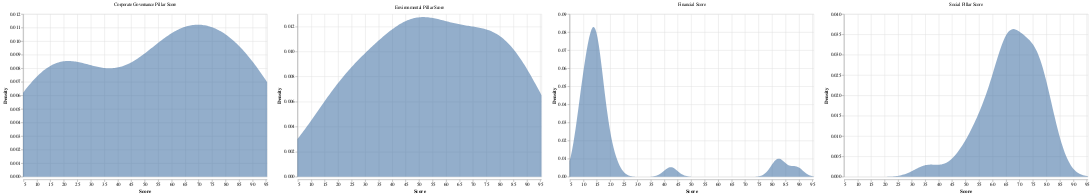

Source (notebook cell):
### Code cell
##plot_kde_per_criterion_altair(df_company_score_bfc, company_col='Company Name', columns=4)  # displays the chart
criteria_list = ["Environmental Pillar Score",	"Social Pillar Score",	"Corporate Governance Pillar Score",	"Financial Score"]

plot_kde_per_criterion_altair(df_company_score_bfc, company_col="Company Name", criteria=criteria_list, columns=4)  # displays the chart

### Figure 1 — Vega-Lite specification as saved in the notebook (floating-point values rounded to 4 significant figures)
{"config": {"view": {"continuousWidth": 300, "continuousHeight": 300}}, "data": {"name": "data-b0c9f3ffd709a342ba3f19321012998b"}, "facet": {"field": "criterion", "title": null, "type": "nominal"}, "spec": {"mark": {"type": "area", "opacity": 0.6}, "encoding": {"x": {"field": "value", "scale": {"domain": [4.86, 95.42]}, "title": "Score", "type": "quantitative"}, "y": {"field": "density", "title": "Density", "type": "quantitative"}}, "height": 360, "title": "After consensus: KDE by criterion", "transform": [{"density": "value", "extent": [4.86, 95.42], "groupby": ["criterion"], "as": ["value", "density"]}], "width": 540}, "columns": 4, "resolve": {"scale": {"x": "shared", "y": "independent"}}, "$schema": "https://vega.github.io/schema/vega-lite/v5.20.1.json", "datasets": {"data-b0c9f3ffd709a342ba3f19321012998b": [{"Company Name": "Morgan Stanley", "criterion": "Environmental Pillar Score", "value": 65.1}, {"Company Name": "Goldman Sachs Group Inc", "criterion": "Environmental Pillar Score", "value": 92.04}, {"Company Name": "Charles Schwab Corp", "criterion": "Environmental Pillar Score", "value": 17.57}, {"Company Name": "BlackRock Inc", "criterion": "Environmental Pillar Score", "value": 88.0}, {"Company Name": "Citigroup Inc", "criterion": "Environmental Pillar Score", "value": 95.42}, {"Company Name": "KKR & Co Inc", "criterion": "Environmental Pillar Score", "value": 41.47}, {"Company Name": "Intercontinental Exchange Inc", "criterion": "Environmental Pillar Score", "value": 51.02}, {"Company Name": "CME Group Inc", "criterion": "Environmental Pillar Score", "value": 20.63}, {"Company Name": "BROOKFIELD ASSET MANAGEMENT LTD", "criterion": "Environmental Pillar Score", "value": 70.56}, {"Company Name": "Interactive Brokers Group Inc", "criterion": "Environmental Pillar Score", "value": 26.88}, {"Company Name": "Bank of New York Mellon Corp", "criterion": "Environmental Pillar Score", "value": 84.37}, {"Company Name": "Ares Management Corp", "criterion": "Environmental Pillar Score", "value": 81.86}, {"Company Name": "Ameriprise Financial Inc", "criterion": "Environmental Pillar Score", "value": 49.07}, {"Company Name": "Nasdaq Inc", "criterion": "Environmental Pillar Score", "value": 45.12}, {"Company Name": "LPL Financial Holdings Inc", "criterion": "Environmental Pillar Score", "value": 82.72}, {"Company Name": "Blue Owl Capital Inc", "criterion": "Environmental Pillar Score", "value": 23.64}, {"Company Name": "Raymond James Financial Inc", "criterion": "Environmental Pillar Score", "value": 74.96}, {"Company Name": "Tradeweb Markets Inc", "criterion": "Environmental Pillar Score", "value": 39.06}, {"Company Name": "State Street Corp", "criterion": "Environmental Pillar Score", "value": 81.68}, {"Company Name": "Cboe Global Markets Inc", "criterion": "Environmental Pillar Score", "value": 32.45}, {"Company Name": "Northern Trust Corp", "criterion": "Environmental Pillar Score", "value": 76.35}, {"Company Name": "T Rowe Price Group Inc", "criterion": "Environmental Pillar Score", "value": 46.24}, {"Company Name": "TPG Inc", "criterion": "Environmental Pillar Score", "value": 61.95}, {"Company Name": "Carlyle Group Inc", "criterion": "Environmental Pillar Score", "value": 70.25}, {"Company Name": "Equitable Holdings Inc", "criterion": "Environmental Pillar Score", "value": 53.33}, {"Company Name": "Ares Capital Corp", "criterion": "Environmental Pillar Score", "value": 27.71}, {"Company Name": "Houlihan Lokey Inc", "criterion": "Environmental Pillar Score", "value": 11.64}, {"Company Name": "Franklin Resources Inc", "criterion": "Environmental Pillar Score", "value": 49.55}, {"Company Name": "Jefferies Financial Group Inc", "criterion": "Environmental Pillar Score", "value": 59.82}, {"Company Name": "SEI Investments Co", "criterion": "Environmental Pillar Score", "value": 49.47}, {"Company Name": "Morgan Stanley", "criterion": "Social Pillar Score", "value": 72.54}, {"Company Name": "Goldman Sachs Group Inc", "criterion": "Social Pillar Score", "value": 70.52}, {"Company Name": "Charles Schwab Corp", "criterion": "Social Pillar Score", "value": 66.57}, {"Company Name": "BlackRock Inc", "criterion": "Social Pillar Score", "value": 77.33}, {"Company Name": "Citigroup Inc", "criterion": "Social Pillar Score", "value": 77.39}, {"Company Name": "KKR & Co Inc", "criterion": "Social Pillar Score", "value": 70.26}, {"Company Name": "Intercontinental Exchange Inc", "criterion": "Social Pillar Score", "value": 54.54}, {"Company Name": "CME Group Inc", "criterion": "Social Pillar Score", "value": 68.09}, {"Company Name": "BROOKFIELD ASSET MANAGEMENT LTD", "criterion": "Social Pillar Score", "value": 64.47}, {"Company Name": "Interactive Brokers Group Inc", "criterion": "Social Pillar Score", "value": 57.5}, {"Company Name": "Bank of New York Mellon Corp", "criterion": "Social Pillar Score", "value": 77.41}, {"Company Name": "Ares Management Corp", "criterion": "Social Pillar Score", "value": 64.89}, {"Company Name": "Ameriprise Financial Inc", "criterion": "Social Pillar Score", "value": 78.7}, {"Company Name": "Nasdaq Inc", "criterion": "Social Pillar Score", "value": 81.53}, {"Company Name": "LPL Financial Holdings Inc", "criterion": "Social Pillar Score", "value": 75.05}, {"Company Name": "Blue Owl Capital Inc", "criterion": "Social Pillar Score", "value": 47.19}, {"Company Name": "Raymond James Financial Inc", "criterion": "Social Pillar Score", "value": 57.78}, {"Company Name": "Tradeweb Markets Inc", "criterion": "Social Pillar Score", "value": 66.73}, {"Company Name": "State Street Corp", "criterion": "Social Pillar Score", "value": 74.14}, {"Company Name": "Cboe Global Markets Inc", "criterion": "Social Pillar Score", "value": 65.02}, {"Company Name": "Northern Trust Corp", "criterion": "Social Pillar Score", "value": 82.32}, {"Company Name": "T Rowe Price Group Inc", "criterion": "Social Pillar Score", "value": 76.66}, {"Company Name": "TPG Inc", "criterion": "Social Pillar Score", "value": 66.0}, {"Company Name": "Carlyle Group Inc", "criterion": "Social Pillar Score", "value": 62.34}, {"Company Name": "Equitable Holdings Inc", "criterion": "Social Pillar Score", "value": 74.48}, {"Company Name": "Ares Capital Corp", "criterion": "Social Pillar Score", "value": 35.78}, {"Company Name": "Houlihan Lokey Inc", "criterion": "Social Pillar Score", "value": 52.14}, {"Company Name": "Franklin Resources Inc", "criterion": "Social Pillar Score", "value": 58.66}, {"Company Name": "Jefferies Financial Group Inc", "criterion": "Social Pillar Score", "value": 66.42}, {"Company Name": "SEI Investments Co", "criterion": "Social Pillar Score", "value": 64.17}, {"Company Name": "Morgan Stanley", "criterion": "Corporate Governance Pillar Score", "value": 63.87}, {"Company Name": "Goldman Sachs Group Inc", "criterion": "Corporate Governance Pillar Score", "value": 92.76}, {"Company Name": "Charles Schwab Corp", "criterion": "Corporate Governance Pillar Score", "value": 54.34}, {"Company Name": "BlackRock Inc", "criterion": "Corporate Governance Pillar Score", "value": 64.52}, {"Company Name": "Citigroup Inc", "criterion": "Corporate Governance Pillar Score", "value": 92.25}, {"Company Name": "KKR & Co Inc", "criterion": "Corporate Governance Pillar Score", "value": 16.23}, {"Company Name": "Intercontinental Exchange Inc", "criterion": "Corporate Governance Pillar Score", "value": 58.55}, {"Company Name": "CME Group Inc", "criterion": "Corporate Governance Pillar Score", "value": 70.29}, {"Company Name": "BROOKFIELD ASSET MANAGEMENT LTD", "criterion": "Corporate Governance Pillar Score", "value": 34.54}, {"Company Name": "Interactive Brokers Group Inc", "criterion": "Corporate Governance Pillar Score", "value": 18.32}, {"Company Name": "Bank of New York Mellon Corp", "criterion": "Corporate Governance Pillar Score", "value": 92.73}, {"Company Name": "Ares Management Corp", "criterion": "Corporate Governance Pillar Score", "value": 14.54}, {"Company Name": "Ameriprise Financial Inc", "criterion": "Corporate Governance Pillar Score", "value": 83.71}, {"Company Name": "Nasdaq Inc", "criterion": "Corporate Governance Pillar Score", "value": 79.22}, {"Company Name": "LPL Financial Holdings Inc", "criterion": "Corporate Governance Pillar Score", "value": 62.52}, {"Company Name": "Blue Owl Capital Inc", "criterion": "Corporate Governance Pillar Score", "value": 25.03}, {"Company Name": "Raymond James Financial Inc", "criterion": "Corporate Governance Pillar Score", "value": 50.34}, {"Company Name": "Tradeweb Markets Inc", "criterion": "Corporate Governance Pillar Score", "value": 24.35}, {"Company Name": "State Street Corp", "criterion": "Corporate Governance Pillar Score", "value": 88.83}, {"Company Name": "Cboe Global Markets Inc", "criterion": "Corporate Governance Pillar Score", "value": 77.81}, {"Company Name": "Northern Trust Corp", "criterion": "Corporate Governance Pillar Score", "value": 61.0}, {"Company Name": "T Rowe Price Group Inc", "criterion": "Corporate Governance Pillar Score", "value": 50.93}, {"Company Name": "TPG Inc", "criterion": "Corporate Governance Pillar Score", "value": 11.25}, {"Company Name": "Carlyle Group Inc", "criterion": "Corporate Governance Pillar Score", "value": 17.57}, {"Company Name": "Equitable Holdings Inc", "criterion": "Corporate Governance Pillar Score", "value": 91.4}, {"Company Name": "Ares Capital Corp", "criterion": "Corporate Governance Pillar Score", "value": 7.54}, {"Company Name": "Houlihan Lokey Inc", "criterion": "Corporate Governance Pillar Score", "value": 4.86}, {"Company Name": "Franklin Resources Inc", "criterion": "Corporate Governance Pillar Score", "value": 29.23}, {"Company Name": "Jefferies Financial Group Inc", "criterion": "Corporate Governance Pillar Score", "value": 77.23}, {"Company Name": "SEI Investments Co", "criterion": "Corporate Governance Pillar Score", "value": 63.88}, {"Company Name": "Morgan Stanley", "criterion": "Financial Score", "value": 13.56}, {"Company Name": "Goldman Sachs Group Inc", "criterion": "Financial Score", "value": 81.41}, {"Company Name": "Charles Schwab Corp", "criterion": "Financial Score", "value": 12.46}, {"Company Name": "BlackRock Inc", "criterion": "Financial Score", "value": 89.04}, {"Company Name": "Citigroup Inc", "criterion": "Financial Score", "value": 13.85}, {"Company Name": "KKR & Co Inc", "criterion": "Financial Score", "value": 8.62}, {"Company Name": "Intercontinental Exchange Inc", "criterion": "Financial Score", "value": 10.32}, {"Company Name": "CME Group Inc", "criterion": "Financial Score", "value": 16.57}, {"Company Name": "BROOKFIELD ASSET MANAGEMENT LTD", "criterion": "Financial Score", "value": 14.75}, {"Company Name": "Interactive Brokers Group Inc", "criterion": "Financial Score", "value": 10.06}, {"Company Name": "Bank of New York Mellon Corp", "criterion": "Financial Score", "value": 18.21}, {"Company Name": "Ares Management Corp", "criterion": "Financial Score", "value": 13.0}, {"Company Name": "Ameriprise Financial Inc", "criterion": "Financial Score", "value": 83.27}, {"Company Name": "Nasdaq Inc", "criterion": "Financial Score", "value": 14.54}, {"Company Name": "LPL Financial Holdings Inc", "criterion": "Financial Score", "value": 42.42}, {"Company Name": "Blue Owl Capital Inc", "criterion": "Financial Score", "value": 14.44}, {"Company Name": "Raymond James Financial Inc", "criterion": "Financial Score", "value": 14.57}, {"Company Name": "Tradeweb Markets Inc", "criterion": "Financial Score", "value": 18.3}, {"Company Name": "State Street Corp", "criterion": "Financial Score", "value": 18.22}, {"Company Name": "Cboe Global Markets Inc", "criterion": "Financial Score", "value": 21.62}, {"Company Name": "Northern Trust Corp", "criterion": "Financial Score", "value": 10.32}, {"Company Name": "T Rowe Price Group Inc", "criterion": "Financial Score", "value": 14.87}, {"Company Name": "TPG Inc", "criterion": "Financial Score", "value": 12.64}, {"Company Name": "Carlyle Group Inc", "criterion": "Financial Score", "value": 10.4}, {"Company Name": "Equitable Holdings Inc", "criterion": "Financial Score", "value": 9.191}, {"Company Name": "Ares Capital Corp", "criterion": "Financial Score", "value": 15.49}, {"Company Name": "Houlihan Lokey Inc", "criterion": "Financial Score", "value": 11.19}, {"Company Name": "Franklin Resources Inc", "criterion": "Financial Score", "value": 14.51}, {"Company Name": "Jefferies Financial Group Inc", "criterion": "Financial Score", "value": 7.428}, {"Company Name": "SEI Investments Co", "criterion": "Financial Score", "value": 15.16}]}}
